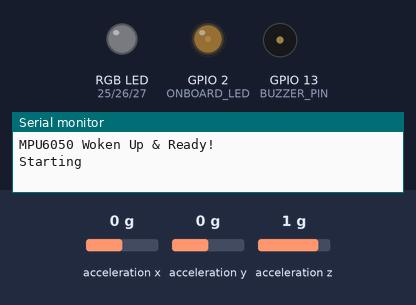
Recording of a sketch running on a simulated ESP32. Parts: an RGB LED mixed from three pins (HIGH = lit), output pins drawn as LEDs (lit = HIGH), buzzer (waves = sounding, pin HIGH), the last lines printed to the serial monitor. Wiring (inferred from the names in the program): MPU-6050 motion sensor at I2C address 0x68. Dashed ring = blinking. Inputs (shaded band) come from the test bench; at power-on: acceleration y 0 g, acceleration z 1 g, acceleration x 0 g. WiFi joins after 1.5 s; servers stay silent unless stated; uploads are accepted with an empty reply; the local clock reads 2024-03-15 10:24:30 at power-on unless the sketch sets it.

Above: at 1.4 s.
1.5 s: acceleration y set to -0.8 g
3.1 s: acceleration y set to -1.1 g
At 6.0 s:
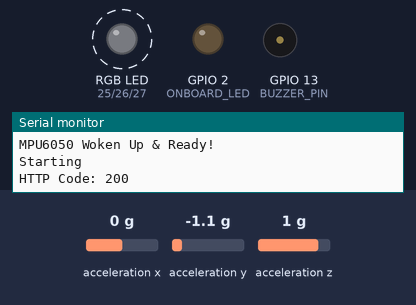
6.1 s: acceleration z set to 1.3 g
At 7.1 s:
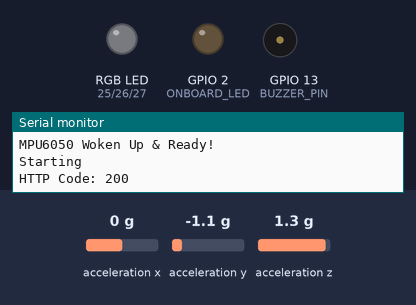
7.6 s: acceleration y set to -1.4 g
At 7.86 s:
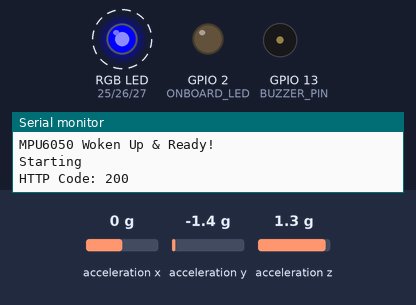
10.6 s: acceleration y set to 0 g
At 11.4 s:
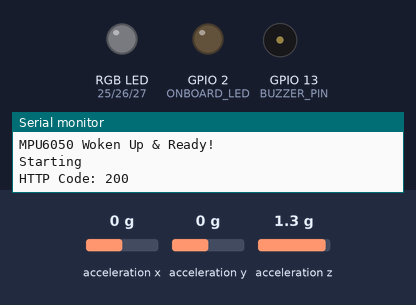
Timing chart, 0 to 13.6 s (numbered marks = the images above; inputs shaded):
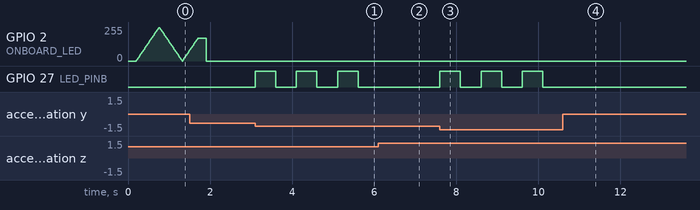

Measured:
- the behaviour switches between -0.9 and -1 g on acceleration y (found by bisection; images 0 and 1)
- the behaviour switches between 1.1 and 1.2 g on acceleration z (found by bisection; images 1 and 2)
- the behaviour switches between -1.2 and -1.3 g on acceleration y (found by bisection; images 2 and 3)
- after the input at 3.1 s, GPIO 27 (LED_PINB): alternates HIGH for 0.50 s and LOW for 0.50 s, starting at once
- after the input at 6.1 s, GPIO 27 (LED_PINB): stays LOW (without the input it goes to HIGH after 0.01 s)
- after the input at 7.6 s, GPIO 27 (LED_PINB): alternates HIGH for 0.50 s and LOW for 0.50 s, starting at once
- after the input at 10.6 s, GPIO 27 (LED_PINB): stops changing and stays LOW
- by itself, GPIO 2 (ONBOARD_LED): rises from 80/255 to 170/255 in 0.19 s, then falls to 0/255 in 0.21 s

The sketch:

FillAlert.ino
```cpp
#include <WiFi.h>
#include <time.h>
#include <TinyGPSPlus.h>
#include <HTTPClient.h>
#include <WiFiClientSecure.h>
#include <Wire.h>
#include <Adafruit_MPU6050.h>
#include <Adafruit_Sensor.h>
#include <WebServer.h>
#include <ArduinoJson.h>
#include <index.h>

// --- CONSTANTS & CONFIG ---

// WiFi details
const char* ssid = " wifi user";
const char* password = "pass";
// Google script URL
String url = "https://script.google.com/macros/s/ID-HERE/exec?";

// --- MOCK GPS CONFIG (Hackathon Fallback) ---
const double MOCK_LAT = 43.653226;
const double MOCK_LNG = -79.383184;

// Pin definitions
const int GPS_RX = 23;      // GPS RX pin (unused now)
const int GPS_TX = 5;       // GPS TX pin (unused now)
const int SONAR_RX = 18;    // Sonar RX pin
const int SONAR_TX = 19;    // Sonar TX pin
const int MPU_SDA = 21;     // I2C data pin
const int MPU_SCL = 22;     // I2C clock pin
const int LED_PINR = 25;    // Red LED pin
const int LED_PING = 26;    // Green LED pin
const int LED_PINB = 27;    // Blue LED pin
const int ONBOARD_LED = 2;  // Onboard LED pin
const int BUZZER_PIN = 13;  // Buzzer pin

const int BEEP_CD = 500;  // Beep cooldown

// --- OBJECTS ---

WebServer server(80);           // Web server
TinyGPSPlus gps;                // GPS instance (retained for compatibility)
HardwareSerial GPSSerial(1);    // UART1 serial
HardwareSerial SonarSerial(2);  // UART2 serial
Adafruit_MPU6050 mpu;           // Gyro instance

// --- GLOBAL VARIABLES ---

//ESP32 Task handles
TaskHandle_t emailTaskHandle = NULL;
TaskHandle_t LEDTaskHandle = NULL;

// Email data
volatile bool sendEmailRequest = false;
String emailAddress;
String emailDate;
String emailTime;
bool emailAlreadySent = false;
bool fullNotificationSent = false;

// Trash states
enum TrashState { GREEN,
                  YELLOW,
                  RED,
                  BLUE,
                  BOARD_BLUE,
                  LID_OPEN };
TrashState colorState = BOARD_BLUE;
TrashState previousColorState = BOARD_BLUE;
bool ledOn = false;

// Sensor data
float currentBinHeight = 34.0;
long distance = 999;
double percentage = 0;
int badReadings = 0;
float tiltAngle = 0.0;

// GPS data (Mocked)
bool gpsValid = true;
bool locationValid = true;
unsigned long lastGpsByteTime = 0;

// System states
bool isConnected = false;
bool buzzerOn = false;
bool lidOpen = false;
// Timers
unsigned long beepTimer = 0;
unsigned long lidTimer = 0;
unsigned long reconnectTimer = 0;
unsigned long sensorTimer = 0;

const int FLASH_DELAY = 500;


// --- SETUP & LOOP ---

void setup() {
  Serial.begin(115200);
  SonarSerial.begin(9600, SERIAL_8N1, SONAR_RX, SONAR_TX);
  Wire.begin(MPU_SDA, MPU_SCL);
  Wire.setClock(100000); // Safe 100kHz speed
  delay(200);

  // Wake up MPU6050 (Write 0 to Power Management register 0x6B)
  Wire.beginTransmission(0x68);
  Wire.write(0x6B);
  Wire.write(0x00);
  if (Wire.endTransmission() != 0) {
    Serial.println("Error: MPU6050 did not respond to wake command!");
  } else {
    Serial.println("MPU6050 Woken Up & Ready!");
  }

  pinMode(ONBOARD_LED, OUTPUT);
  pinMode(LED_PINR, OUTPUT);
  pinMode(LED_PING, OUTPUT);
  pinMode(LED_PINB, OUTPUT);
  pinMode(BUZZER_PIN, OUTPUT);

  analogWriteResolution(ONBOARD_LED, 8);
  analogWriteResolution(LED_PINR, 8);
  analogWriteResolution(LED_PING, 8);
  analogWriteResolution(LED_PINB, 8);

  setRGBColor(0, 0, 0);
  Serial.println(F("Starting"));

  WiFi.begin(ssid, password);

  configTime(0, 0, "pool.ntp.org", "time.nist.gov");
  setenv("TZ", "EST5EDT,M3.2.0,M11.1.0", 1);
  tzset();

  xTaskCreatePinnedToCore(emailTask, "EmailTask", 20000, NULL, 1, &emailTaskHandle, 0);
  xTaskCreatePinnedToCore(sensorErrorFlash, "SensorError", 2048, NULL, 2, &LEDTaskHandle, 1);

  server.on("/", handleRoot);
  server.on("/data", handleData);
  server.on("/set-height", HTTP_POST, handleSetHeight);
  server.begin();
}

void loop() {
  handleConnection();

  updateSensor();
  updateGyro();
  updateTrashState();
  updateGPS();

  if (isConnected) {
    handleNotifications();
    server.handleClient();
    if (!emailAlreadySent) {
      sendLinkEmail(getDashBoardLink());
      emailAlreadySent = true;
    }
  }

  updateLEDs();
  updateBuzzer();
  board_flash();
}


// --- NETWORK & WEB FUNCTIONS ---

void handleConnection() {  // connect to wifi
  isConnected = (WiFi.status() == WL_CONNECTED);
  if (!isConnected) {
    colorState = BOARD_BLUE;
    if (millis() - reconnectTimer > 5000) {
      reconnectTimer = millis();
      WiFi.disconnect();
      WiFi.begin(ssid, password);
    }
  }
}

void handleRoot() {  // Initialise website
  server.send(200, "text/html", index_html);
}

void handleData() {  //  JSON file to website for updating data
  String wifiStat = (WiFi.status() == WL_CONNECTED) ? "CONNECTED" : "DISCONNECTED";
  String sonarStat = (distance > 0 && distance < 400) ? "ONLINE" : "OFFLINE";
  String gpsStat = "ONLINE";

  String json = "{";
  json += "\"percentage\":\"" + String(percentage, 0) + "%\",";
  json += "\"hasGPS\":true,";
  json += "\"gpsLocation\":\"" + getGPSLocation() + "\",";
  json += "\"ledColor\":" + String(colorState) + ",";
  json += "\"distance\":" + String(distance) + ",";
  json += "\"tiltAngle\":" + String(tiltAngle, 1) + ",";
  json += "\"height\":" + String(currentBinHeight, 1) + ",";
  json += "\"esp32Status\":\"ONLINE\",";
  json += "\"ultrasonicStatus\":\"" + sonarStat + "\",";
  json += "\"gpsStatus\":\"" + gpsStat + "\",";
  json += "\"wifiStatus\":\"" + wifiStat + "\",";
  json += "\"gyroStatus\":true,";
  json += "\"mapUrl\":\"" + getMapLink() + "&output=embed\"";
  json += "}";

  server.send(200, "application/json", json);
}

void handleSetHeight() {  // Recieves input from Website for new height
  if (server.hasArg("plain")) {
    StaticJsonDocument<200> doc;
    if (!deserializeJson(doc, server.arg("plain")) && doc.containsKey("height")) {
      float newHeight = doc["height"].as<float>();
      if (newHeight > 0) {
        currentBinHeight = newHeight;
        Serial.print("Height updated: ");
        Serial.println(currentBinHeight);
        server.send(200, "application/json", "{\"status\":\"success\"}");
        return;
      }
    }
  }
  server.send(400, "application/json", "{\"status\":\"error\"}");
}

// --- SENSOR LOGIC FUNCTIONS ---

void updateSensor() {  // updates sensor readings
  if (millis() - sensorTimer > 250) {
    sensorTimer = millis();
    distance = getAverageDistance();
    percentage = getPercentage(distance);
  }
}

long getAverageDistance() {  // Filters out bad readings
  long total = 0;
  int count = 0;
  for (int i = 0; i < 5; i++) {
    long reading = readDistance();
    if (reading != 999) {
      total += reading;
      count++;
    }
  }
  return count == 0 ? 999 : total / count;
}

long readDistance() {  // Gets sensor data
  if(lidOpen) {
    return 999;
  } else {
    static uint8_t buffer[4];
    while (SonarSerial.available() >= 4) {
      if (SonarSerial.read() == 0xFF) {
        buffer[0] = 0xFF;
        for (int i = 1; i < 4; i++) buffer[i] = SonarSerial.read();
        if (((buffer[0] + buffer[1] + buffer[2]) & 0xFF) == buffer[3]) {
          return ((buffer[1] << 8) | buffer[2]) / 10;
        }
      }
    }
  }
  return 999;
}

double getPercentage(long dist) {  // Convert Sensor Distance to Trash Can Percentage
  if (currentBinHeight <= 0) return 0;
  double pct = ((currentBinHeight - dist) / currentBinHeight) * 100.0;
  return constrain(pct, 0, 100);
}

double getRedThreshold() {
  return ((currentBinHeight - 5.0) / currentBinHeight) * 100.0;
}

double getYellowThreshold() {
  return ((currentBinHeight - 10.0) / currentBinHeight) * 100.0;
}

void updateTrashState() {
  if (!isConnected) {
    colorState = BOARD_BLUE;
    return;
  }
  if (lidOpen) {
    colorState = LID_OPEN;
  } else {
    if (distance == 999) {
      if (++badReadings >= 5) colorState = BLUE;
    } else {
      badReadings = 0;
      if (colorState != RED) {
        if (percentage >= getRedThreshold()) colorState = RED;
        else if (percentage >= getYellowThreshold()) colorState = YELLOW;
        else colorState = GREEN;
      } else if (percentage < getRedThreshold() - 5) {
        colorState = YELLOW;
      }
    }
  }
}

void updateGPS() {  // Mocked for hackathon stability
  gpsValid = true;
  locationValid = true;
}

String getGPSLocation() {
  return String(MOCK_LAT, 6) + ", " + String(MOCK_LNG, 6);
}

// --- ALERT & NOTIFICATION FUNCTIONS ---

void handleNotifications() {
  if (isConnected && colorState == RED) {
    if (!fullNotificationSent) {
      fullNotificationSent = true;

      struct tm timeinfo;
      if (getLocalTime(&timeinfo)) {
        char dateBuf[20], timeBuf[20];
        strftime(dateBuf, sizeof(dateBuf), "%Y-%m-%d", &timeinfo);
        strftime(timeBuf, sizeof(timeBuf), "%H:%M:%S", &timeinfo);
        if (!sendEmailRequest) {
          emailAddress = "123MainStreet";
          emailDate = String(dateBuf);
          emailTime = String(timeBuf);
          sendEmailRequest = true;
        }
      }
    }
  } else if (colorState != RED) {
    fullNotificationSent = false;
  }
  previousColorState = colorState;
}

void emailTask(void* parameter) {
  while (true) {
    if (sendEmailRequest) {
      sendEmailRequest = false;
      sendEmail(getMapLink(), emailDate, emailTime);
    }
    vTaskDelay(100 / portTICK_PERIOD_MS);
  }
}

void sendEmail(String address, String date, String time) {  // Main function for sending email
  String tmp = url + "address=" + urlencode(address);
  tmp += "&status=" + urlencode("FULL");
  tmp += "&date=" + urlencode(date);
  tmp += "&time=" + urlencode(time);
  sendHttpGet(tmp);
}

void sendLinkEmail(String link) {  // Helper function for dashboard link
  sendHttpGet(url + "link=" + urlencode(link));
}

String getMapLink() {  // Gets google maps link
  return "https://maps.google.com/?q=" + String(MOCK_LAT, 6) + "," + String(MOCK_LNG, 6);
}

String getDashBoardLink() {  // Dashboard Link from ip address
  return "http://" + WiFi.localIP().toString();
}

void sendHttpGet(String requestUrl) {  // Sends link to google, perform action
  WiFiClientSecure client;
  client.setInsecure();
  HTTPClient http;
  http.setFollowRedirects(HTTPC_STRICT_FOLLOW_REDIRECTS);
  http.begin(client, requestUrl);
  http.setTimeout(5000);
  int code = http.GET();
  Serial.print(F("HTTP Code: "));
  Serial.println(code);
  if (code > 0) Serial.println(http.getString());
  http.end();
}

// --- HARDWARE UI (LEDS & BUZZER & GYRO) ---

void setRGBColor(uint8_t r, uint8_t g, uint8_t b) {  // Assigns colour to led
  analogWrite(LED_PINR, r);
  analogWrite(LED_PING, g);
  analogWrite(LED_PINB, b);
}

void updateLEDs() {  // Give led colour based on state
  if (colorState == GREEN) setRGBColor(0, 255, 0);
  else if (colorState == YELLOW) setRGBColor(255, 255, 0);
  else if (colorState == RED) setRGBColor(255, 0, 0);
  else if (colorState == LID_OPEN) lidOpenFlash();
  else setRGBColor(0, 0, 0);
}

void board_flash() {  // Offline board flash
  static unsigned long currentMillis = 0;
  static int boardFade = 0;
  static int boardDirection = 5;

  if (colorState == BOARD_BLUE) {
    setRGBColor(0, 0, 0);
    if (millis() - currentMillis > 10) {
      currentMillis = millis();
      boardFade += boardDirection;
      if (boardFade >= 255 || boardFade <= 0) boardDirection = -boardDirection;
      analogWrite(ONBOARD_LED, boardFade);
    }
  } else {
    analogWrite(ONBOARD_LED, 0);
  }
}

void lidOpenFlash() {
  if (millis() - lidTimer > FLASH_DELAY) {
    lidTimer = millis();
    ledOn = !ledOn;

    if (ledOn) {
      setRGBColor(0, 0, 255);  // Blue ON
    } else {
      setRGBColor(0, 0, 0);  // Blue OFF
    }
  }
}

void sensorErrorFlash(void* parameter) {  // Flashes blue for sensor error
  int localFade = 0;
  int localDirection = 5;
  while (true) {
    if (colorState == BLUE) {
      localFade += localDirection;
      if (localFade >= 255 || localFade <= 0) localDirection = -localDirection;
      setRGBColor(0, 0, localFade);
    }
    vTaskDelay(20 / portTICK_PERIOD_MS);
  }
}

void updateBuzzer() {
  if (colorState == RED) {
    if (millis() - beepTimer > BEEP_CD) {
      beepTimer = millis();
      buzzerOn = !buzzerOn;
      digitalWrite(BUZZER_PIN, buzzerOn ? HIGH : LOW);
    }
  } else {
    digitalWrite(BUZZER_PIN, LOW);
    buzzerOn = false;
  }
}

void updateGyro() {
  Wire.beginTransmission(0x68);
  Wire.write(0x3B);
  if (Wire.endTransmission(false) != 0) return;

  Wire.requestFrom(0x68, 6, true);
  if (Wire.available() < 6) return;

  int16_t accelX = Wire.read() << 8 | Wire.read();
  int16_t accelY = Wire.read() << 8 | Wire.read();
  int16_t accelZ = Wire.read() << 8 | Wire.read();

  tiltAngle = abs(atan2((float)accelY, (float)accelZ) * 57.2958);

  if (tiltAngle > 45.0) {
    lidOpen = true;
  } else {
    lidOpen = false;
  }
}

// --- UTILITY FUNCTIONS ---

String urlencode(String str) {  // Encoding strings for Google URL
  String encoded = "";
  for (int i = 0; i < str.length(); i++) {
    char c = str.charAt(i);
    if (isalnum(c)) {
      encoded += c;
    } else {
      char code1 = ((c & 0xf) > 9) ? (c & 0xf) - 10 + 'A' : (c & 0xf) + '0';
      char code0 = (((c >> 4) & 0xf) > 9) ? ((c >> 4) & 0xf) - 10 + 'A' : ((c >> 4) & 0xf) + '0';
      encoded += '%';
      encoded += code0;
      encoded += code1;
    }
  }
  return encoded;
}
```

Source omitted: index.h (19053 bytes)
